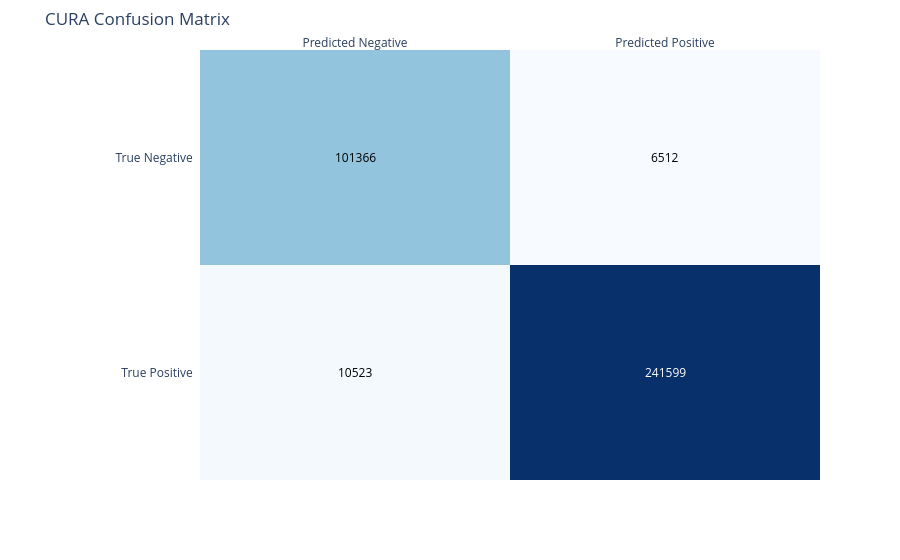

Source (notebook cell):
### Markdown cell above
**Side-by-Side Confusion Matrices**

### Code cell
import plotly.figure_factory as ff
from sklearn.metrics import confusion_matrix
import numpy as np

# Calculate matrices
cm_cura = confusion_matrix(y_true_all, cura_preds)
cm_cnn = confusion_matrix(y_true_all, cnn_preds)

x_labels = ['Predicted Negative', 'Predicted Positive']
y_labels = ['True Negative', 'True Positive']

# CURA Heatmap
fig_cura = ff.create_annotated_heatmap(z=cm_cura[::-1], x=x_labels, y=y_labels[::-1], colorscale='Blues')
fig_cura.update_layout(title_text='CURA Confusion Matrix', margin=dict(t=50, l=200))
fig_cura.show()

# CNN Heatmap
fig_cnn = ff.create_annotated_heatmap(z=cm_cnn[::-1], x=x_labels, y=y_labels[::-1], colorscale='Reds')
fig_cnn.update_layout(title_text='1D-CNN Confusion Matrix', margin=dict(t=50, l=200))


results_dir = "../Results/Heavy_weight/RAW_Yelp"
os.makedirs(results_dir, exist_ok=True)

fig_cura.write_html(f"{results_dir}/2_CURA_Confusion_Matrix.html")
fig_cnn.write_html(f"{results_dir}/3_CNN_Confusion_Matrix.html")
print(f"✅ Matrices saved to {results_dir}/")

### Figure 1 — Plotly figure (JSON) as saved in the notebook; plotly's stock layout.template omitted (floating-point values rounded to 4 significant figures)
{"data": [{"colorscale": [[0, "rgb(247,251,255)"], [0.125, "rgb(222,235,247)"], [0.25, "rgb(198,219,239)"], [0.375, "rgb(158,202,225)"], [0.5, "rgb(107,174,214)"], [0.625, "rgb(66,146,198)"], [0.75, "rgb(33,113,181)"], [0.875, "rgb(8,81,156)"], [1, "rgb(8,48,107)"]], "reversescale": false, "showscale": false, "type": "heatmap", "x": ["Predicted Negative", "Predicted Positive"], "y": ["True Positive", "True Negative"], "z": [[10523, 241599], [101366, 6512]]}], "layout": {"annotations": [{"font": {"color": "#000000"}, "showarrow": false, "text": "10523", "x": "Predicted Negative", "xref": "x", "y": "True Positive", "yref": "y"}, {"font": {"color": "#FFFFFF"}, "showarrow": false, "text": "241599", "x": "Predicted Positive", "xref": "x", "y": "True Positive", "yref": "y"}, {"font": {"color": "#000000"}, "showarrow": false, "text": "101366", "x": "Predicted Negative", "xref": "x", "y": "True Negative", "yref": "y"}, {"font": {"color": "#000000"}, "showarrow": false, "text": "6512", "x": "Predicted Positive", "xref": "x", "y": "True Negative", "yref": "y"}], "margin": {"l": 200, "t": 50}, "title": {"text": "CURA Confusion Matrix"}, "xaxis": {"dtick": 1, "gridcolor": "rgb(0, 0, 0)", "side": "top", "ticks": ""}, "yaxis": {"dtick": 1, "ticks": "", "ticksuffix": "  "}}}
